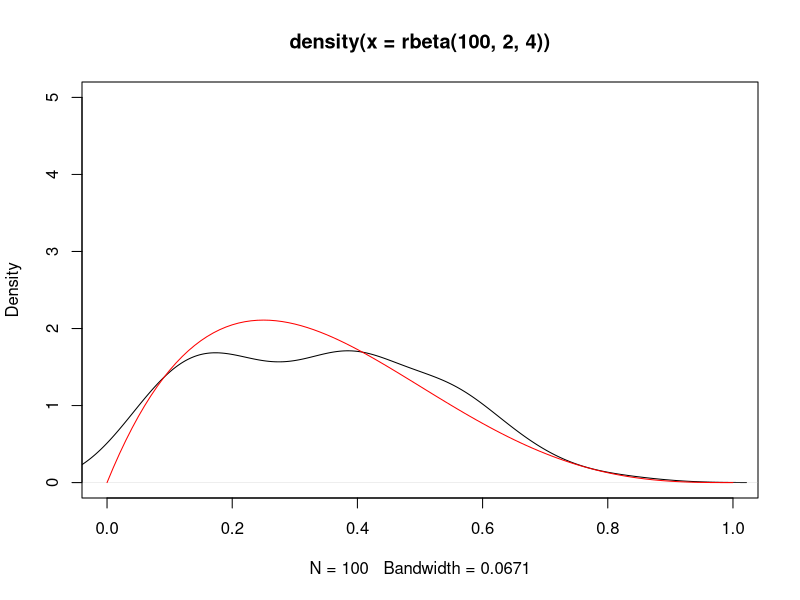
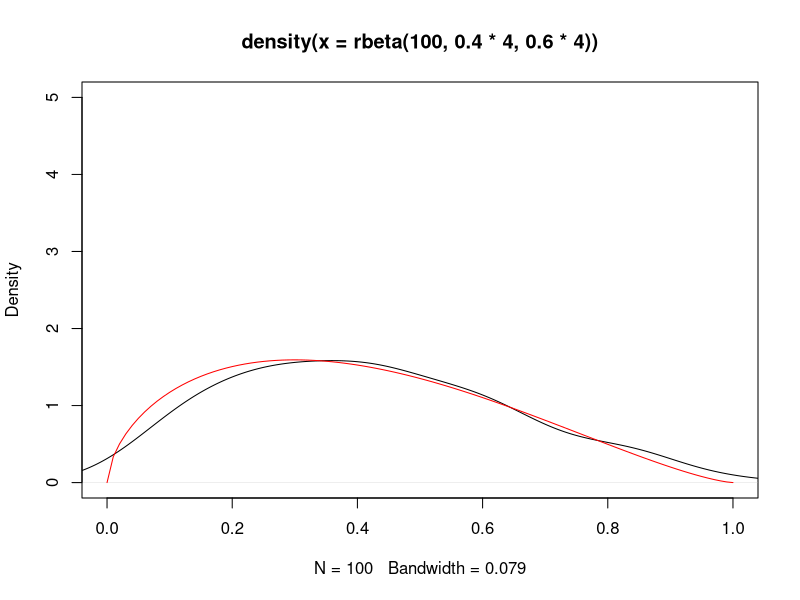

Recreate these plots in R, in order.
# a person asking 10 people on dates repeatedly for 100 times
sec.dates=rep(NULL, 100)
for(i in 1:100){
  p=0.3
  sec.dates[i]=sum(rbinom(10,1,p))
}
sec.dates


# 100 different people asking 10 people on dates
sec.dates2=rep(NULL, 100)
for(i in 1:100){
  p=rbeta(1, 0.3*8,0.7*8)
  sec.dates2[i]=sum(rbinom(10,1,p))
}
sec.dates2

# 100 different people asking 10 people on dates
sec.dates3=rep(NULL, 100)
for(i in 1:100){
  q=rbeta(1, 0.3*8,0.7*8)
  p=rbeta(1, q*11,(1-q)*11)
  sec.dates3[i]=sum(rbinom(10,1,p))
}
sec.dates3


# beta dist
plot(density(rbeta(100,2,4)), xlim=c(0,1),ylim=c(0,5))
curve(dbeta(x,2,4),add=T, col="red")

plot(density(rbeta(100,0.4*4,0.6*4)), xlim=c(0,1),ylim=c(0,5))
curve(dbeta(x,0.4*4,0.6*4),add=T, col="red")
